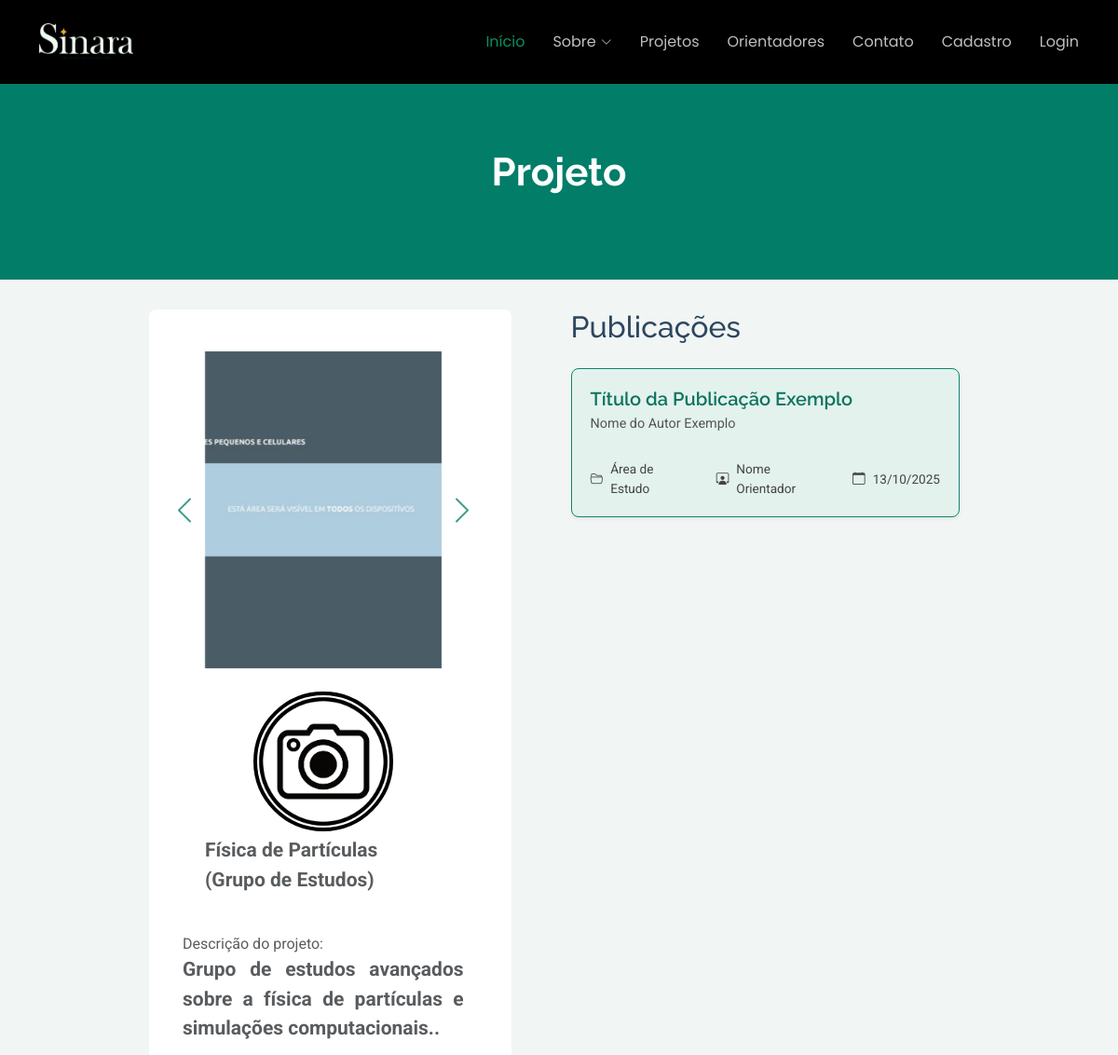
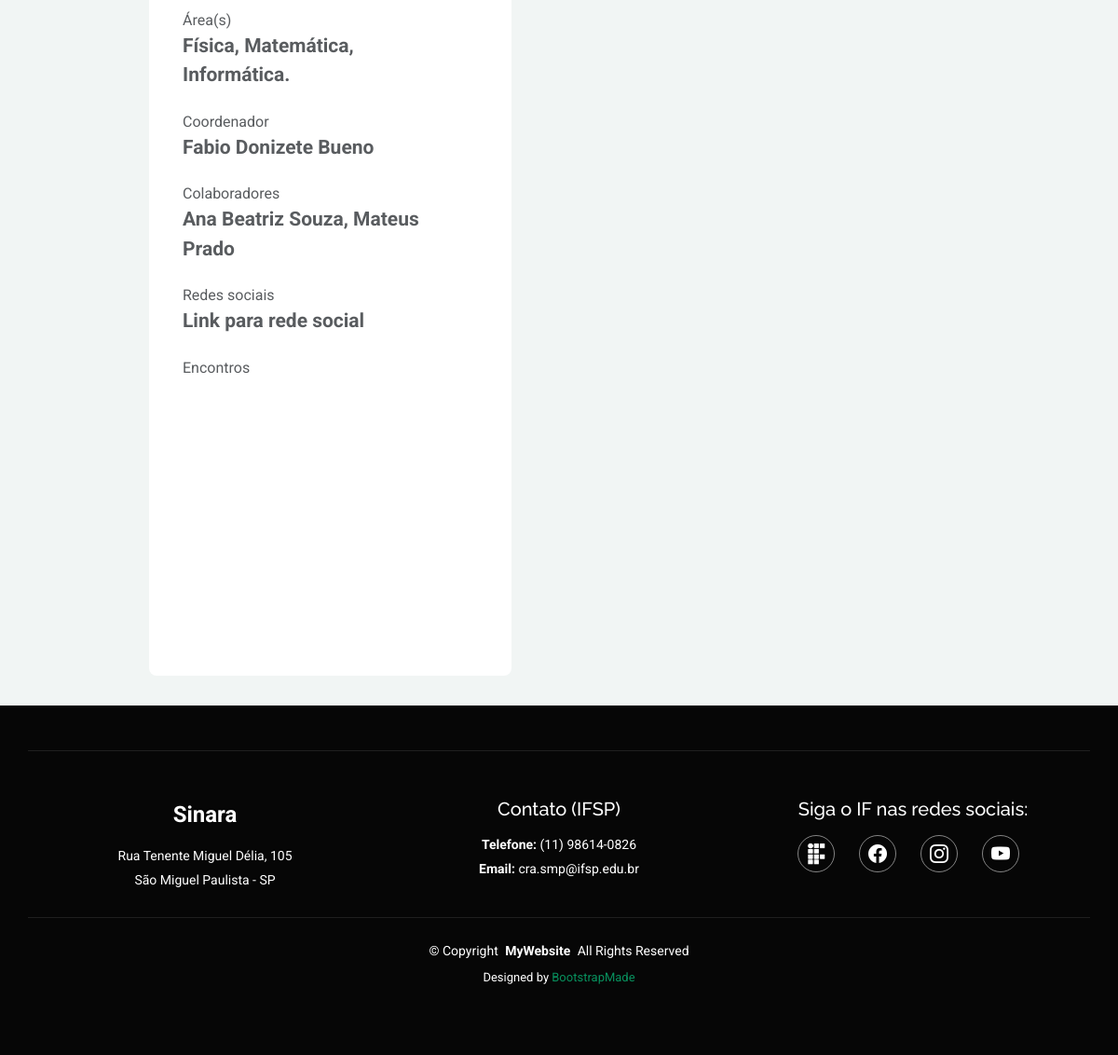
Page /perfilProjeto.php?id=3 on the committed database (2 pictures, top to bottom).
### tables this page shows
create table Projeto (
    idProjeto int auto_increment not null,
    idUsuario int not null,
    nomeProj VARCHAR(100) not null,  
    descricaoProj text not null,
    palavrasChavesProj varchar(150) not null,
    linhaPesquisaProj text not null,
    urlInstagram text,
    urlYoutube text,
    urlTiktok text,
    urlFacebook text,
    colaboradores text,
    dtEncontros text,
    urlLogo text,
    primary key (idProjeto),
    CONSTRAINT fkD_Usuario FOREIGN KEY(idUsuario) REFERENCES Usuario(idUsuario)
);

create table Usuario (
    idUsuario int not null, 
    idFuncao int not null,
    nome varchar(150) not null,
    matricula varchar(20) not null,
    linkCurriculo text,
    emailInstitucional varchar(254),
    senha varchar(255),
    sobre varchar(700),
    dtPubli date not null,
    dtAtual date not null,
    fotoPerfil varchar(150),
    token_recuperacao VARCHAR(255) NULL,
    token_expiracao DATETIME NULL,
    primary key (idUsuario),
    constraint fkFuncao foreign key(idFuncao) references Funcao(idFuncao)
);

### perfilProjeto.php (the view, shortened to what this page needs)
<?php
if (isset($_GET['id'])) {
  $idProjeto = $_GET['id'];
}
$conn = conexao();
$sql_projeto = "SELECT idUsuario, nomeProj, descricaoProj, palavrasChavesProj, linhaPesquisaProj, colaboradores, dtEncontros, urlLogo FROM projeto where idProjeto = ?";
$stmt_projeto = $conn->prepare($sql_projeto);
$stmt_projeto->bind_param("s", $idProjeto);
$stmt_projeto->execute();
$result_projeto = $stmt_projeto->get_result();
$projeto = $result_projeto->fetch_assoc();
$idUsuario = $projeto['idUsuario'];
$sql_usuario = "SELECT nome FROM usuario where idUsuario = ?";
$stmt_usuario = $conn->prepare($sql_usuario);
$stmt_usuario->bind_param("s", $idUsuario);
$stmt_usuario->execute();
$result_usuario = $stmt_usuario->get_result();
$usuario = $result_usuario->fetch_assoc();
$areas_de_estudo = [];
$sql_areas = "SELECT ae.nome FROM projeto p INNER JOIN projetoArea pa ON p.idProjeto = pa.idProjeto INNER JOIN areaEstudo ae ON pa.idAreaEstudo = ae.idAreaEstudo WHERE p.idProjeto = ?";
$stmt_areas = $conn->prepare($sql_areas);
if ($stmt_areas) {
  $stmt_areas->bind_param("s", $idProjeto);
  $stmt_areas->execute();
  $result_areas = $stmt_areas->get_result();
  while ($row = $result_areas->fetch_assoc()) {
    $areas_de_estudo[] = $row['nome'];
  }
}
?>
<!DOCTYPE html>
<html lang="en">
<head>
  <link href="assets/vendor/bootstrap/css/bootstrap.min.css" rel="stylesheet">
  <link href="assets/vendor/bootstrap-icons/bootstrap-icons.css" rel="stylesheet">
  <link href="assets/vendor/aos/aos.css" rel="stylesheet">
  <link href="assets/vendor/swiper/swiper-bundle.min.css" rel="stylesheet">
  <link href="assets/vendor/glightbox/css/glightbox.min.css" rel="stylesheet">
  <link href="assets/css/main.css" rel="stylesheet">
</head>
<body class="starter-page-page">
  <?php include('assets/php/navbar.php'); ?>
  <main class="main">
    <div class="page-title dark-background">
      <div class="container position-relative">
        <h1>Projeto</h1>
      </div>
    </div>
    <div class="perfilContainer">
      <section id="profile" class="profile section">
        <div class="container" data-aos="fade-up" data-aos-delay="100">
          <div class="request-info" data-aos="fade-up">
            <div class="card">
              <div class="card-body text-center">
                <div class="card-divisions d-flex p-5">
                  <div id="carouselExampleControls" class="carousel slide" data-bs-ride="carousel">
                    <div class="carousel-inner">
                      <div class="carousel-item active">
                        <img class="d-block w-100" src="assets/img/teste 1.jpg" alt="Primeira foto">
                      </div>
                    </div>
                    <button class="carousel-control-prev" type="button" data-bs-target="#carouselExampleControls"
                      data-bs-slide="prev">
                      <span class="carousel-control-prev-icon" aria-hidden="true"></span>
                    </button>
                    <button class="carousel-control-next" type="button" data-bs-target="#carouselExampleControls"
                      data-bs-slide="next">
                      <span class="carousel-control-next-icon" aria-hidden="true"></span>
                    </button>
                  </div>
                  <div class="imgName d-flex flex-column align-items-center">
                    <div class="image-profile" style="z-index: 2;">
                      <img src="<?php echo htmlspecialchars($projeto['urlLogo'])?>" alt="Foto de Perfil">
                      <div class="matriculaItems">
                        <p class="textProfile" id="nomeText"<p><?php echo htmlspecialchars($projeto['nomeProj'])?></p>
                      </div>
                    </div>
                  </div>
                  <div class="dadosObrigatorios text-start d-flex row align-items-center px-4">
                    <div class="sobreProjItems px-4">
                      <p class="titleProfile"> Descrição do projeto:</p>
                      <p class="textProfile" style="text-align: justify;" id="sobreProjText"><?php echo htmlspecialchars($projeto['descricaoProj'])?>.</p>
                    </div>
                    <div class="areaItems px-4">
                      <p class="titleProfile">Área(s)</p>
                      <p class="textProfile"><?php echo htmlspecialchars(implode(', ', $areas_de_estudo)); ?>.</p>
                    </div>
                    <div class="coordenadorItems px-4">
                      <p class="titleProfile">Coordenador</p>
                      <p class="textProfile">
                        <?php echo htmlspecialchars($usuario['nome'])?>
                      </p>
                    </div>
                    <div class="colaboradoresItems px-4">
                      <p class="titleProfile">Colaboradores</p>
                      <p class="textProfile" id="colaboradoresText">
                        <?php echo htmlspecialchars($projeto['colaboradores'])?>
                      </p>
                    </div>
                    <div class="redesItems px-4">
                      <p class="titleProfile">Redes sociais</p> <a href="#" target="_blank" class="textProfile"
                        id="redesText">
                        Link para rede social
                      </a>
                    </div>
                    <div class="encontrosItems px-4">
                      <p class="titleProfile">Encontros</p>
                    </div>
                  </div>
                </div>
              </div>
            </div>
          </div>
        </div>
      </section>
      <section class="trabalhos" data-aos="fade-up" data-aos-delay="100">
        <h2 class="mb-4">Publicações</h2>
        <div class="trabalhosContainers">
          <a href="#" class="trabalho-clickable text-decoration-none" data-bs-toggle="modal"
            data-bs-target="#trabalhoModal">
            <div class="trabalhosContainer">
              <div>
                <h3>Título da Publicação Exemplo</h3>
                <p class="author">Nome do Autor Exemplo</p>
              </div>
              <div class="event-meta">
                <p><i class="bi bi-folder2-open"></i> Área de Estudo</p>
                <p><i class="bi bi-person-workspace"></i> Nome Orientador</p>
                <p><i class="bi bi-calendar"></i> 13/10/2025</p>
              </div>
            </div>
          </a>
        </div>
      </section>
    </div>
  </main>
  <footer id="footer" class="footer position-relative dark-background text-center text-white py-5">
    <div class="container footer-top">
      <div class="row gy-4 justify-content-center">
        <div class="col-lg-4 col-md-6">
          <div class="footer-logo mb-3">
            <span class="sitename fs-4 fw-bold">Sinara</span>
          </div>
          <div class="footer-contact">
            <p>Rua Tenente Miguel Délia, 105</p>
            <p>São Miguel Paulista - SP</p>
          </div>
        </div>
        <div class="col-lg-4 col-md-6">
          <h5>Contato (IFSP)</h5>
          <div class="footer-contact pt-2">
            <p><strong>Telefone:</strong> <span> (11) 98614-0826</span></p>
            <p><strong>Email:</strong> <span>cra.smp@ifsp.edu.br</span></p>
          </div>
        </div>
        <div class="col-lg-4 col-md-6">
          <h5>Siga o IF nas redes sociais:</h5>
          <div class="social-links d-flex justify-content-center gap-3 mt-3">
            <a href="https://smp.ifsp.edu.br/" aria-label="Site"> <img src="assets/img/logo if.png" alt="Logo do site"
                style="width: 20px; height: 24px; filter: brightness(0) invert(1);"></a>
            <a href="https://www.facebook.com/smp.ifsp/?locale=pt_BR" aria-label="Facebook"><i
                class="bi bi-facebook text-white fs-5"></i></a>
            <a href="https://www.instagram.com/ifspsmp/#" aria-label="Instagram"><i
                class="bi bi-instagram text-white fs-5"></i></a>
            <a href="https://www.youtube.com/channel/UCInQs4AhmS6MC3qJzihkiGw" aria-label="YouTube"><i
                class="bi bi-youtube text-white fs-5"></i></a>
          </div>
        </div>
      </div>
    </div>
    <div class="container copyright text-center mt-4">
      <p>© <span>Copyright</span> <strong class="px-1 sitename">MyWebsite</strong> <span>All Rights Reserved</span></p>
      <div class="credits">
        Designed by <a href="https://bootstrapmade.com/">BootstrapMade</a>
      </div>
    </div>
  </footer>
</body>
</html>

### perfilProjeto.php (style rules this page uses)
.perfilContainer { display: flex; padding: 2rem 10rem; justify-content: center; gap: 4rem; align-items: stretch; height: 80vh; }
.trabalhos { width: 55%; display: flex; flex-direction: column; height: 100%; padding: 0; }
.trabalhosContainers { flex: 1; overflow-y: auto; padding-right: 10px; display: block; width: 100%; }
.profile { width: 50%; padding: 0; }
.profile>.container, .profile .request-info { height: 100%; position: relative; }
.profile .request-info .card { background-color: #ffffff; border: none; box-shadow: none; width: 100%; margin: 0; height: 100%; display: flex; flex-direction: column; overflow: hidden; }
.profile .request-info .card .card-body { padding: 30px 15px 30px 0; text-align: left !important; flex: 1; overflow-y: auto; overflow-x: hidden; }
.profile .card-divisions { display: flex; flex-direction: column; padding: 0 !important; }
.profile .imgName { display: flex; align-items: center; gap: 0px; }
.image-profile { position: relative; display: flex; justify-content: center; flex-direction: column; align-items: center; }
.image-profile img { width: 150px; height: 150px; border-radius: 50%; object-fit: cover; border: 4px solid #000; display: flex; justify-content: center; }
.dadosObrigatorios p { margin: 0; }
.imgName { display: flex; }
.dadosObrigatorios { gap: 0.75rem; }
.profile .carousel-item { height: 350px; background-color: #00000000; }
.profile .carousel-item img { width: 100%; height: 100%; object-fit: cover; object-position: center; }
.trabalhosContainers a { display: block; width: 100%; margin-bottom: 1rem; transition: transform 0.2s ease-in-out; }
.trabalhosContainer { width: 100%; background-color: #e3f2ec; border: 1px solid #0f846e; border-radius: 8px; padding: 1.25rem; display: flex; flex-direction: column; justify-content: space-between; min-height: 140px; color: #333; box-shadow: 0 2px 5px rgba(0, 0, 0, 0.05); }
.trabalhosContainer h3 { font-size: 1.25rem; color: #0d7360; font-weight: 600; margin-bottom: 0.25rem; }
.trabalhosContainer .author { font-size: 0.9rem; color: #555; margin-bottom: 1rem; }
.event-meta { display: flex; gap: 30px; align-items: center; width: 100%; font-size: 0.85rem; color: #444; padding-top: 0.75rem; }
.event-meta p { margin: 0; display: flex; align-items: center; gap: 0.5rem; }
.trabalhosContainer p { position: static; }
.profile .carousel-control-prev, .profile .carousel-control-next { width: 45px; height: 45px; top: 50%; transform: translateY(-50%); opacity: 0.8; transition: opacity 0.2s ease-in-out; }
.profile .carousel-control-prev { left: 15px; }
.profile .carousel-control-next { right: 15px; }

### rows in the picture
projeto: urlLogo (picture), nomeProj "Física de Partículas (Grupo de Estudos)", descricaoProj "Grupo de estudos avançados sobre a física de partículas e simulações computacionais.", colaboradores "Ana Beatriz Souza, Mateus Prado"
usuario: nome "Fabio Donizete Bueno"

### other values in the picture
implode(', ', $areas_de_estudo) "Física, Matemática, Informática"
